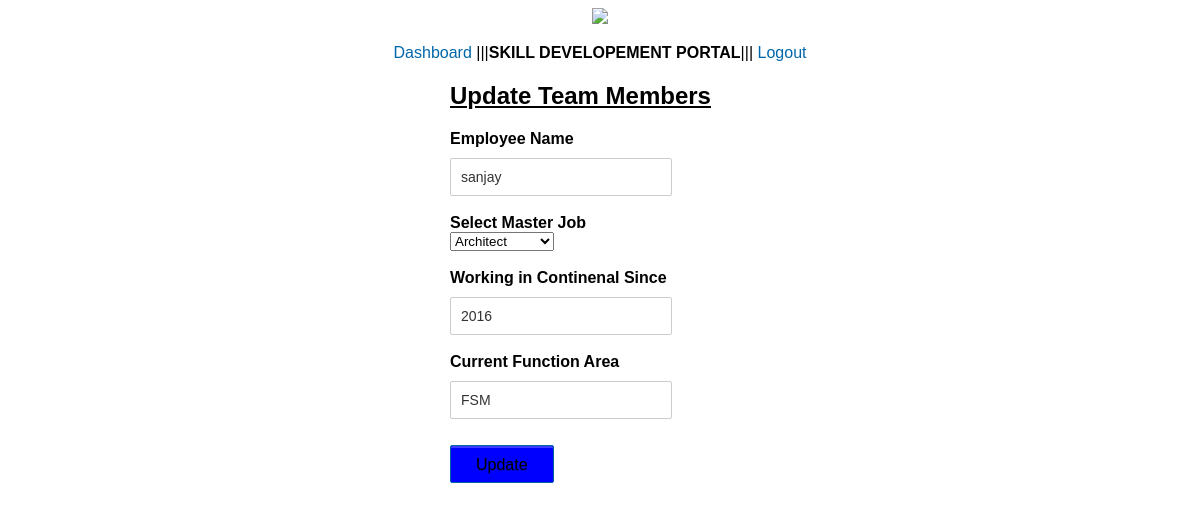
/edit.php?id=123 (signed in), run on the app's committed database.
### tables this page shows
CREATE TABLE `team` (
  `slno` int(4) NOT NULL,
  `name` varchar(30) NOT NULL,
  `masterjob` varchar(50) NOT NULL,
  `inconti` varchar(30) NOT NULL,
  `currentfuncarea` varchar(50) NOT NULL
);

### edit.php (the view, shortened to what this page needs)
<?php
		$con = mysqli_connect("localhost","root","","portal");
		$id=$_REQUEST['id'];
		$query = "SELECT * from team where slno='".$id."'";
		$result = mysqli_query($con, $query) or die ( mysqli_error($con));
		$row = mysqli_fetch_assoc($result);
?>
<!DOCTYPE html>
<html>
<head>
<link rel="stylesheet" href="style.css" />
</head>
<body>
	<center><img src="/portal/images/contilogo.png"><p><a href="dashboard.php">Dashboard</a>
	|||<b>SKILL DEVELOPEMENT PORTAL</b>||| <a href="logout.php">Logout</a></p></center>
<div class="form">
<h2><u>Update Team Members</u></h2>
		<?php
					if(isset($_POST['new']) && $_POST['new']==1)
					{
					$id=$_REQUEST['id'];
					$name =$_REQUEST['name'];
					$job =$_POST['job'];
					$since =$_REQUEST['since'];
					$func =$_REQUEST['func'];
					$update="UPDATE team SET name='".$name."', masterjob='".$job."',
					inconti='".$since."',currentfuncarea='".$func."' where slno='".$id."'";
					mysqli_query($con, $update) or die(mysqli_error($con));
					$status = "Record Updated Successfully. </br></br>
					<a href='view.php'>View Team Members</a>";
					echo '<p style="color:#FF0000;">'.$status.'</p>';
					}
					else
					{
		?>
<div>
<form name="form" method="post" action="">
<b>Employee Name</b><br>
<input type="text" name="name" placeholder="Enter Name"
required value="<?php echo $row['name'];?>" />
<br>
<br>
<b>Select Master Job</b><br>
<?php
        $result2 = $con->query("SELECT masterjob from role");
        echo "<select name='job' id='job' >";
     while ($row2 = $result2->fetch_assoc())
     {
   ?>
   <option value='<?php echo $row2['masterjob']; ?>'><?php echo $row2['masterjob']; ?></option>"
<?php
	      }
    echo "</select>";
 ?>
 <br><br>
<b>Working in Continenal Since</b>
<input type="text" name="since" placeholder="In Conti Since"
required value="<?php echo $row['inconti'];?>" />
<br><br>
<b>Current Function Area</b>
<input type="text" name="func" placeholder="Current Function Area"
required value="<?php echo $row['currentfuncarea'];?>" />
<p><input name="submit" type="submit" value="Update" /></p>
</form>
</div>
<?php   }   ?>
</body>
</html>

### style.css (style rules this page uses)
body { font-family:Arial, Sans-Serif; }
a { color:#0067ab; text-decoration:none; }
.form { width: 300px; margin: 0 auto; }
input[type='text'], input[type='email'], input[type='password'] { width: 200px; border-radius: 2px; border: 1px solid #CCC; padding: 10px; color: #333; font-size: 14px; margin-top: 10px; }
input[type='submit'] { padding: 10px 25px 8px; color: black; background-color: blue; text-shadow: rgba(0,0,0,0.24) 0 1px 0; font-size: 16px; box-shadow: rgba(255,255,255,0.24) 0 2px 0 0 inset,#fff 0 1px 0 0; border: 1px solid #0164a5; border-radius: 2px; margin-top: 10px; cursor:pointer; }

### data on the page
team: name "sanjay", since "2016", func "FSM"

### other printed values
form field job "Architect"
